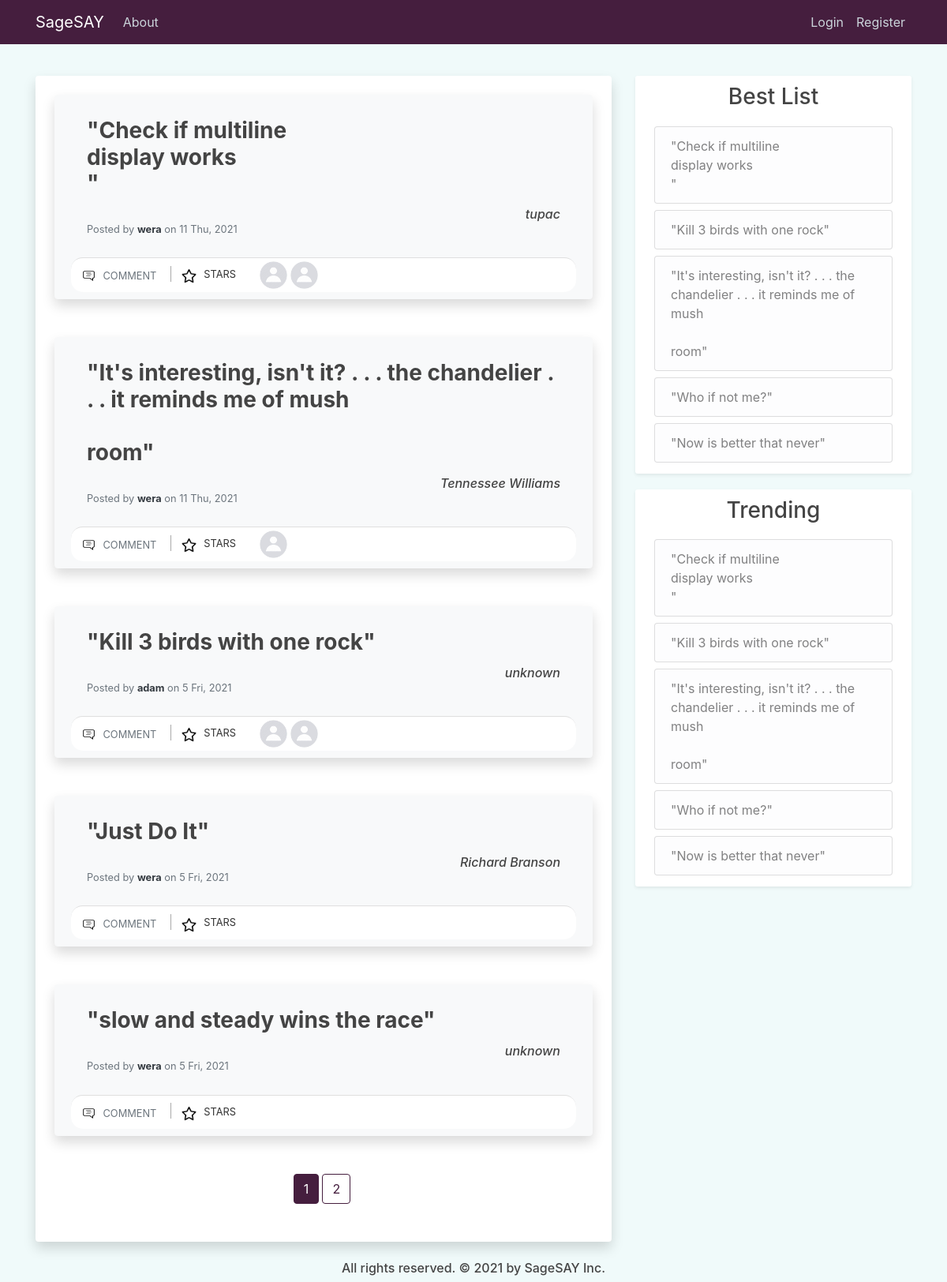
The page /home on the database its author committed.
### quotes_app/models.py (models this page shows, shortened)
class User(db.Model, UserMixin):
    id = db.Column(db.Integer, primary_key=True)
    username = db.Column(db.String(20), unique=True, nullable=False)
    email = db.Column(db.String(120), unique=True, nullable=False)
    image_file = db.Column(db.String(20), nullable=False, default='default.jpg')
    password = db.Column(db.String(60), nullable=False)
    posts = db.relationship('Post', backref='posted_by', lazy=True)
    comments = db.relationship('Comment', backref='comment_author', lazy=True)
    likes = db.relationship('Like', backref='like_author', lazy=True)
    more_info = db.relationship('MoreInfoUser', backref='info_author', lazy=True)
    like_comments = db.relationship('LikeComment', backref='like_comment_author', lazy=True)

class Post(db.Model):
    id = db.Column(db.Integer, primary_key=True)
    author = db.Column(db.String(100), nullable=False, default='Anonymous')
    content = db.Column(db.Text, nullable=False)
    date_posted = db.Column(db.DateTime, nullable=False, default=dt.utcnow)
    user_id = db.Column(db.Integer, db.ForeignKey('user.id'), nullable=False)
    comments = db.relationship('Comment', backref='comment_post', lazy=True)
    likes = db.relationship('Like', backref='like_post', lazy=True)

### quotes_app/main/routes.py (the view)
@main.route("/", methods=['GET', 'POST'])
@main.route("/home", methods=['GET', 'POST'])
def home():
    post_id = request.args.get('star', type=int)
    if post_id:
        if current_user.is_authenticated:
            update_like_table(current_user, post_id)
        else:
            flash('Please log in to give a star.', 'quotes')
    page = request.args.get('page', 1, type=int)
    posts = Post.query.order_by(Post.date_posted.desc()).paginate(page=page, per_page=5)
    posts_data = prepare_posts_display(posts, 8)
    best_posts = get_best_posts(5)
    trend_posts = get_trending(5)
    return render_template('home.html', posts=posts, posts_data=posts_data,
        best_posts=best_posts, trend_posts=trend_posts)

### quotes_app/main/utils.py (called while the page is built)
def prepare_posts_display(posts, size):
    posts_data = []
    for post in posts.items:
        post_info = []
        likes = Like.query.filter_by(like_post=post).limit(size).all()
        for like in likes:
            post_info.append(User.query.get(like.user_id))
        post_info.append(post)
        starred = None
        if current_user.is_authenticated:
            starred = Like.query.filter_by(like_post=post, like_author=current_user).first()
        if starred:
            post_info.append(True)
        else:
            post_info.append(False)
        posts_data.append(post_info)
    return posts_data

def get_best_posts(size):
    posts = Like.query.with_entities(Like.post_id, func.count(Like.user_id))\
        .group_by(Like.post_id).order_by(func.count(Like.user_id).desc()).limit(size).all()
    prep_posts = []
    for item in posts:
        post = Post.query.get(item[0])
        prep_posts.append(post)
    if len(prep_posts) < size:
        prep_posts = prep_posts + Post.query.filter(Post.id.\
            notin_([item.id for item in prep_posts])).order_by(Post.date_posted).\
            limit(size-len(prep_posts)).all()
    return prep_posts

def get_trending(size):
    time_window = dt.utcnow() - timedelta(days=7)
    posts = Like.query.filter(Like.date_like >= time_window).with_entities(Like.post_id,
        func.count(Like.user_id)).group_by(Like.post_id).order_by(func.count(Like.user_id)\
        .desc()).limit(size).all()
    prep_posts = []
    for item in posts:
        post = Post.query.get(item[0])
        prep_posts.append(post)
    if len(prep_posts) < size:
        prep_posts = prep_posts + Post.query.filter(Post.date_posted >= time_window,
            Post.id.notin_([item.id for item in prep_posts])).order_by(Post.date_posted).\
            limit(size-len(prep_posts)).all()
    return prep_posts

### quotes_app/templates/home.html (shortened to what this page needs)
{% extends "layout.html" %}
{% block content %}
<div class="col-md-8">
    <div class="mx-auto">
        <div class="container py-4 px-4 bg-white shadow rounded overflow-hidden">
            {% for post in posts_data %}
                <div class="card rounded shadow bg-light py-2 mb-5">
                    <div class="card-body ">
                        <div class="row">
                            <div class="col-12 link-post-content">
                                <a href="{{ url_for('posts.post', post_id=post[-2].id) }}"><h3 class="card-title "><b>"{{ post[-2].content | safe }}"</b></h3></a>
                            </div>
                            <div class="col-12 d-flex justify-content-end text-center">
                                <h6><i>{{ post[-2].author }}</i></h6>
                            </div>
                            <div class="col">
                                <h6 class="card-subtitle mb-2 text-muted">
                                    <p class="card-text text-muted small"> Posted by <a href="{{ url_for('users.user_profile', username=post[-2].posted_by.username) }}" class="font-weight-bold text-dark"> {{ post[-2].posted_by.username }}</a> on {{ post[-2].date_posted.strftime('%-d %a, %Y') }}</p>
                                </h6>
                            </div>
                        </div>
                    </div>
                    <div class="card-footer bg-white p-1">
                        <div class="row">
                            <div class="col-md-auto ">
                                <a href="{{ url_for('posts.post', post_id=post[-2].id) }}" class="btn btn-outlined btn-black text-muted bg-transparent p-1 ml-1 mr-2" data-wow-delay="0.7s">
                                    <img src="{{ url_for('static', filename='comment.png') }}" class="mr-1 " width="19" height="19">
                                    <small>COMMENT</small>
                                </a>
                                <a href="{{ url_for('main.home', page=posts.page, star=post[-2].id) }}" class="btn btn-outlined btn-black text-muted bg-transparent p-1 ml-2 mr-0" data-wow-delay="0.7s">
                                {% if post[-1] == True %}
                                    <img src="{{ url_for('static', filename='christmas-star.png') }}" width="19" height="19">
                                {% else %}
                                    <img src="{{ url_for('static', filename='star.png') }}" width="19" height="19">
                                {% endif %}
                                </a>
                                <small>STARS</small>
                            </div>
                            <div class="col-md-auto">
                                <ul class="list-inline mb-0">
                                    {% for user in post[:-2] %}
                                    <li class="list-inline-item">
                                        <a href="{{ url_for('users.user_profile', username=user.username) }}" >
                                            <img src="{{ url_for('static', filename='profile_pics/' + user.image_file) }}" alt="DP" class=" rounded-circle" width="35" height="35">
                                        </a>
                                    </li>
                                    {% endfor %}
                                </ul>
                            </div>
                        </div>
                    </div>
                </div>
            {% endfor %}
            <div class="container d-flex justify-content-center">
                {% for page_num in posts.iter_pages(left_edge=1, right_edge=1, left_current=1, right_current=2) %}
                    {% if page_num %}
                        {% if posts.page == page_num %}
                        <a class="mr-1 mb-4 btn btn-violet" href="{{ url_for('main.home', page=page_num) }}">{{ page_num }}</a>
                        {% else %}
                            <a class="mr-1 mb-4 btn btn-outline-violet" href="{{ url_for('main.home', page=page_num) }}">{{ page_num }}</a>
                        {% endif %}
                    {% else %}
                        ...
                    {% endif %}
                {% endfor %}
            </div>
        </div>
    </div>
</div>
<div class="col-md-4">
    <div class="content-section shadow-sm">
        <div class="mb-3 text-center">
            <h3>Best List</h3>
        </div>
        <ul class="list-group">
            {% if not best_posts %}
                <a href="{{ url_for('posts.new_post') }}"><li class="list-group-item list-group-item-light">No Adages. Add one.</li></a>
            {% else %}
                {% for post in best_posts %}
                    <a href="{{ url_for('posts.post', post_id=post.id) }}" class="p-1"><li class="list-group-item list-group-item-light">"{{ post.content | safe }}"</li></a>
                {% endfor %}
            {% endif %}
        </ul>
    </div>
    <div class="content-section shadow-sm">
        <div class="mb-3 text-center">
            <h3>Trending</h3>
        </div>
        <ul class="list-group">
            {% if not trend_posts %}
            <a href="{{ url_for('posts.new_post') }}"><li class="list-group-item list-group-item-light">No activity. Add an Adage or give a star.</li></a>
            {% else %}
                {% for post in trend_posts %}
                <a href="{{ url_for('posts.post', post_id=post.id) }}" class="p-1"><li class="list-group-item list-group-item-light">"{{ post.content | safe }}"</li></a>
                {% endfor %}
            {% endif %}
        </ul>
    </div>
</div>
{% endblock content %}

### quotes_app/templates/layout.html (shortened to what this page needs)
<!doctype html>
<html lang="en">
  <head>
    <link rel="stylesheet" href="https://stackpath.bootstrapcdn.com/bootstrap/4.3.1/css/bootstrap.min.css">
    <link rel="stylesheet" type="text/css" href="{{ url_for('static', filename='main.css') }}">
  </head>
  <body>
    <header class="site-header">
        <nav class="navbar navbar-expand-md navbar-dark bg-violet fixed-top">
            <div class="container">
                <a class="navbar-brand" href="{{ url_for('main.home') }}">SageSAY</a>
                <div class="collapse navbar-collapse" id="navbarNav">
                    <div class="navbar-nav mr-auto">
                        <a class="nav-item nav-link" href="#">About</a>
                    </div>
                    <div class="navbar-nav">
                        {% if current_user.is_authenticated %}
                            <a class="nav-item nav-link" href="{{ url_for('posts.new_post') }}">New Adage</a>
                            <a class="nav-item nav-link" href="{{ url_for('users.user_profile', username=current_user.username) }}">Account</a>
                            <a class="nav-item nav-link" href="{{ url_for('users.logout') }}">Logout</a>
                        {% else %}
                            <a class="nav-item nav-link" href="{{ url_for('users.login') }}">Login</a>
                            <a class="nav-item nav-link" href="{{ url_for('users.register') }}">Register</a>
                        {% endif %}
                    </div>
                </div>
            </div>
        </nav>
    </header>
    <main role="main" class="container mt-80">
        <div class="row justify-content-center">
            {% block content %}{% endblock content %}
        </div>
    </main>
    <div class="footer pt-4">
        <h6 class="mx-auto">All rights reserved. &#169; 2021 by SageSAY Inc.</h6>
    </div>
  </body>
</html>

### quotes_app/static/main.css (style rules this page uses)
body { background: #f0fafa; color: #333333; margin-top: 6rem; }
h1, h2, h3, h4, h5, h6 { color: #444444; }
.bg-violet { background-color: #451e3e; }
.btn-outline-violet { color: #451e3e; border-color: #451e3e; }
.btn-violet { color: white; border-color: #451e3e; background-color: #451e3e; }
.list-group a { text-decoration: none; }
.link-post-content a { color: #444444; text-decoration: none; }
.site-header .navbar-nav .nav-link { color: #cbd5db; }
.content-section { background: #ffffff; padding: 10px 20px; border-radius: 3px; margin-bottom: 20px; }
.footer { width: 100%; text-align: center; }
.card-footer:last-child { border-radius: 15px; }
.card { background: #451e3e; padding: 10px 20px; border: 1px solid #f8f9fa; border-radius: 8px; margin-bottom: 20px; }
.list-inline-item:not(:last-child) { margin-right: 0px; }

### rows shown on the page
User: content "Check if multiline display works", author "tupac", username "wera", date_posted "11 Thu, 2021", image_file (picture), content "Kill 3 birds with one rock", author "unknown", username "adam", date_posted "5 Fri, 2021"
User: image_file (placeholder picture), content "It's interesting, isn't it? . . . the chandelier . . . it reminds me of mush room", author "Tennessee Williams", username "wera", date_posted "11 Thu, 2021"
Post: content "Just Do It", author "Richard Branson", username "wera", date_posted "5 Fri, 2021"
Post: content "slow and steady wins the race", author "unknown", username "wera", date_posted "5 Fri, 2021"
Post: content "Check if multiline display works"
Post: content "Kill 3 birds with one rock"
Post: content "It's interesting, isn't it? . . . the chandelier . . . it reminds me of mush room"
Post: content "Who if not me?"
Post: content "Now is better that never"

### other values the page prints
{{ page_num }} "1"
{{ page_num }} "2"
